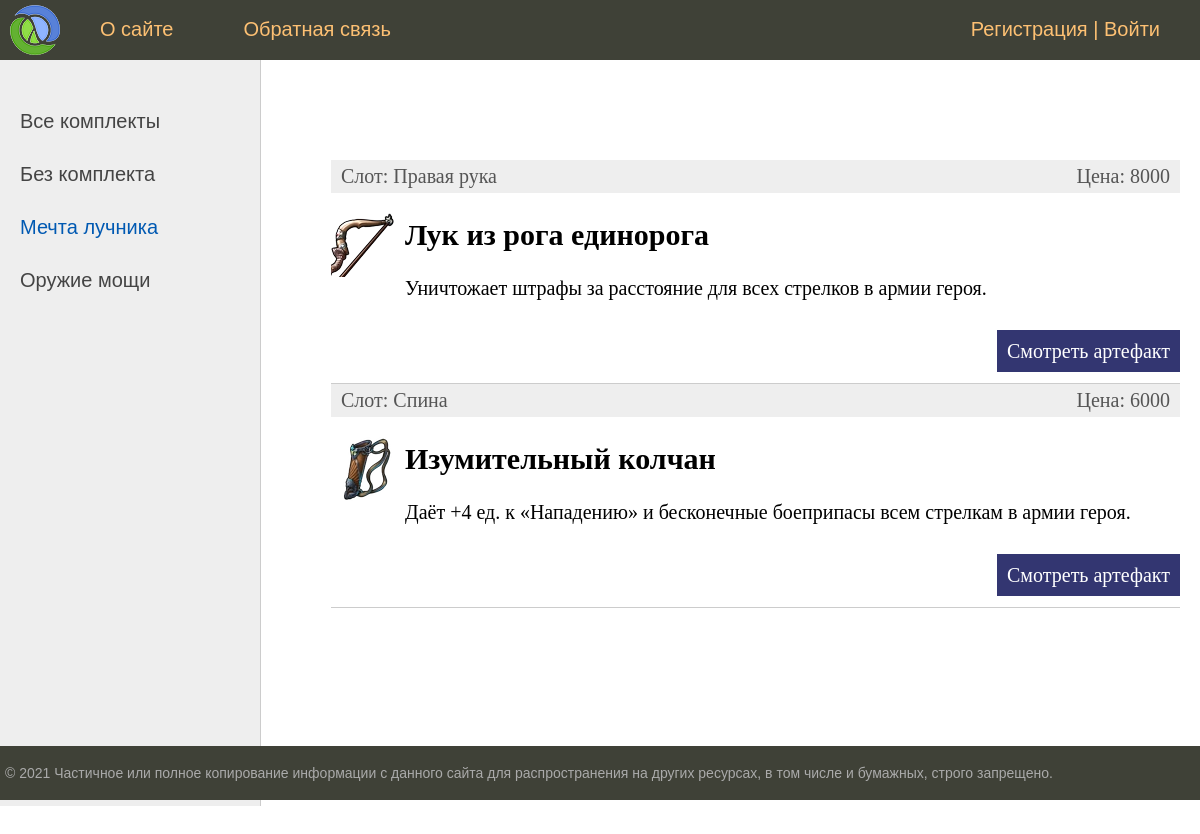
Page /set/2/ on the committed database.
### Artifacts/models.py (models this page shows, shortened)
class Sets(models.Model):
    set_name = models.CharField(max_length=255, db_index=True)
    bonus = models.TextField()
    def get_absolute_url(self):
        return reverse('set', kwargs={'set_id': self.pk})
    class Meta:
        verbose_name = 'Комплекты'
        verbose_name_plural = 'Комплекты'

class Artifacts(models.Model):
    title = models.CharField(max_length=255)
    stats = models.TextField()
    price = models.IntegerField()
    history = models.TextField()
    slot = models.CharField(max_length=255)
    photo = models.ImageField(upload_to='photos/')
    set = models.ForeignKey(Sets, on_delete=models.DO_NOTHING)
    time_create = models.DateTimeField(auto_now_add=True, blank=True)
    time_update = models.DateTimeField(auto_now=True, blank=True)
    is_published = models.BooleanField(default=True, blank=True)
    def get_absolute_url(self):
        return reverse('post', kwargs={'post_id': self.pk})
    class Meta:
        verbose_name = 'Артефакты'
        verbose_name_plural = 'Артефакты'

### Artifacts/views.py (the view)
# urls.py: path('set/<int:set_id>/', show_set, name='set')
def show_set(request, set_id):
    posts = Artifacts.objects.filter(set_id=set_id)
    sets = Sets.objects.all()
    context = {'posts': posts,
               'sets': sets,
               'menu': menu,
               'title': 'Отображение по комплектам',
               'set_selected': set_id}
    return render(request, 'index.html', context=context)

### Artifacts/templates/index.html (shortened to what this page needs)
{% extends 'base.html' %}
{% block content %}
<ul class="list-articles">
	{% for p in posts %}
			<li><div class="article-panel">
	<p class="first">Слот: {{p.slot}}</p>
	<p class="last"> Цена: {{p.price}}</p>
</div>
{% if p.photo %}
	<p><img class="img-article-left thumb" src="{{p.photo.url}}"></p>
{% endif %}
				<h2>{{p.title}}</h2>
	{% autoescape on %}
	{{p.stats|linebreaks|truncatewords:50}}
	{% endautoescape %}
			<p class="link-read-post"><a href="{{ p.get_absolute_url }}">Смотреть артефакт</a></p>
			</li>
	{% endfor %}
</ul>
{% endblock %}

### Artifacts/templates/base.html (shortened to what this page needs)
{% load static %}
<!DOCTYPE html>
<html>
<head>
	<link type="text/css" href="{% static 'css/styles.css' %}" rel="stylesheet" />
</head>
<body>
<table class="table-page" border=0 cellpadding="0" cellspacing="0">
<tr><td valign=top>
{% block mainmenu %}
		<div class="header">
			<ul id="mainmenu" class="mainmenu">
			<li class="logo"><a href="{% url 'home' %}"><div class="logo"></div></a></li>
{% for m in menu %}
			<li><a href="{% url m.url_name %}">{{m.title}}</a></li>
{% endfor %}
				{% if request.user.is_authenticated %}
			<li class="last"> {{user.username}} | <a href="{% url 'logout' %}">Выйти</a></li>
				{% else %}
			<li class="last"><a href="{% url 'register' %}">Регистрация</a> | <a href="{% url 'login' %}">Войти</a></li>
				{% endif %}
			</ul>
		</div>
{% endblock mainmenu %}
<table class="table-content" border=0 cellpadding="0" cellspacing="0">
<tr>
	<td valign="top" class="left-chapters">
	<ul id="leftchapters">
		{% if set_selected == 0 %}
		<li class="selected">Все комплекты</li>
		{% else %}
		<li><a href="{% url 'home' %}">Все комплекты</a></li>
		{% endif %}
		{% for s in sets %}
			{% if s.pk == set_selected %}
		<li class="selected">{{s.set_name}}</li>
			{% else %}
		<li><a href="{{ s.get_absolute_url }}"> {{s.set_name}} </a> </li>
			{% endif %}
		{% endfor %}
	</ul>
</td>
<td valign="top" class="content">
	<div class="content-text">
{% block content %}
{% endblock %}
	</div>
</td></tr></table>
</td></tr>
<tr><td valign=top>
	<div id="footer">
		<p>&copy; 2021 Частичное или полное копирование информации с данного сайта для распространения на других ресурсах, в том числе и бумажных, строго запрещено.</p>
	</div>
</td></tr></table>
</body>
</html>

### Artifacts/static/CSS/styles.css (style rules this page uses)
html, body { font-family: 'Arial'; margin: 0; padding: 0; height: 100%; width: 100%; color: #444; }
a { color: #0059b2; text-decoration: none; }
img { max-width: 600px; height: auto; }
img.img-article-left { max-width: 300px; height: auto; float: left; padding: 0 10px 10px 0; }
img.img-article-left.thumb { max-width: 150px; height: auto; }
p.link-read-post { text-align: right; }
p.link-read-post a { padding: 10px; min-width: 100px; background: #333671; color: #fff; text-decoration: none; }
div.article-panel { background: #eee; padding: 5px 10px 5px 10px; box-sizing: border-box; overflow: hidden; color: #555; }
div.article-panel p.first { margin: 0; float: left; }
div.article-panel p.last { margin: 0; float: right; }
ul.list-articles { list-style: none; margin: 0; padding: 0; }
ul.list-articles li { border-bottom: 1px solid #ccc; }
.table-page { width: 100%; height: 100%; vertical-align: top; }
.table-page tr { height: 100%; }
.header { background: #3F4137; height: 60px; }
.logo { background: url('../images/logo.png') no-repeat 10px 5px; width: 70px; height: 60px; }
ul.mainmenu { list-style: none; margin: 0; padding: 0; height: 60px; color: #fdc073; font-size: 20px; overflow: hidden; }
ul.mainmenu li { float: left; margin: 18px 40px 0 30px; }
ul.mainmenu li.logo { margin: 0; }
ul.mainmenu li.last { float: right; }
ul.mainmenu li a { color: #fdc073; text-decoration: none; }
.table-content { width: 100%; min-height: 100%; height: 100%; }
.left-chapters { margin: 0; background: #eee; border-right: 1px solid #ccc; min-height: 100%; }
.left-chapters ul { width: 230px; min-height: 100%; margin: 0; padding: 20px 10px 10px 20px; list-style: none; font-size: 20px; }
.left-chapters ul li { margin: 30px 0 0 0; color: #999; }
.left-chapters ul li.selected { color: #0059b2; }
.left-chapters ul li a { color: #444; text-decoration: none; }
.content { padding: 40px 20px 20px 40px; width: 100%; box-sizing: border-box; }
.content-text { margin: 60px 0 0 30px; color: #000; font-size: 20px; font-family: Yandex Sans Display Light; }
#footer { box-sizing: border-box; background: #3F4137; padding: 5px; color: #aaa; font-size: 14px; font-family: Verdana, Geneva, Arial, Helvetica; text-align: left; overflow: hidden; }

### rows in the picture
Sets: set_name "Без комплекта"
Sets: set_name "Мечта лучника"
Sets: set_name "Оружие мощи"
Artifacts: slot "Правая рука", price "8000", photo (picture), title "Лук из рога единорога", stats "Уничтожает штрафы за расстояние для всех стрелков в армии героя."
Artifacts: slot "Спина", price "6000", photo (picture), title "Изумительный колчан", stats "Даёт +4 ед. к «Нападению» и бесконечные боеприпасы всем стрелкам в армии героя."

### other values in the picture
{{ m.title }} "О сайте" "Обратная связь"
